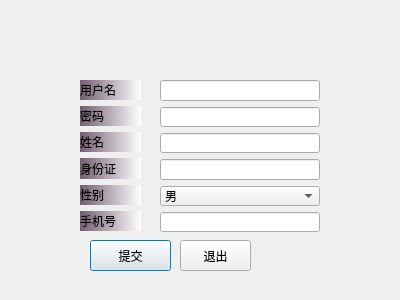
<?xml version="1.0" encoding="UTF-8"?>
<ui version="4.0">
 <class>signup</class>
 <widget class="QDialog" name="signup">
  <property name="geometry">
   <rect>
    <x>0</x>
    <y>0</y>
    <width>400</width>
    <height>300</height>
   </rect>
  </property>
  <property name="windowTitle">
   <string>Dialog</string>
  </property>
  <widget class="QPushButton" name="pushButton">
   <property name="geometry">
    <rect>
     <x>90</x>
     <y>240</y>
     <width>81</width>
     <height>31</height>
    </rect>
   </property>
   <property name="styleSheet">
    <string notr="true">font: 12pt &quot;Arial&quot;;
</string>
   </property>
   <property name="text">
    <string>提交</string>
   </property>
  </widget>
  <widget class="QPushButton" name="pushButton_2">
   <property name="geometry">
    <rect>
     <x>180</x>
     <y>240</y>
     <width>71</width>
     <height>31</height>
    </rect>
   </property>
   <property name="styleSheet">
    <string notr="true">
font: 12pt &quot;Arial&quot;;</string>
   </property>
   <property name="text">
    <string>退出</string>
   </property>
  </widget>
  <widget class="QWidget" name="verticalLayoutWidget">
   <property name="geometry">
    <rect>
     <x>160</x>
     <y>80</y>
     <width>160</width>
     <height>152</height>
    </rect>
   </property>
   <layout class="QVBoxLayout" name="verticalLayout">
    <item>
     <widget class="QLineEdit" name="lineEdit_id"/>
    </item>
    <item>
     <widget class="QLineEdit" name="lineEdit_password"/>
    </item>
    <item>
     <widget class="QLineEdit" name="lineEdit_username"/>
    </item>
    <item>
     <widget class="QLineEdit" name="lineEdit_useridnum"/>
    </item>
    <item>
     <widget class="QComboBox" name="comboBox_usersex">
      <item>
       <property name="text">
        <string>男</string>
       </property>
      </item>
      <item>
       <property name="text">
        <string>女</string>
       </property>
      </item>
     </widget>
    </item>
    <item>
     <widget class="QLineEdit" name="lineEdit_usertel"/>
    </item>
   </layout>
  </widget>
  <widget class="QWidget" name="verticalLayoutWidget_2">
   <property name="geometry">
    <rect>
     <x>80</x>
     <y>80</y>
     <width>61</width>
     <height>151</height>
    </rect>
   </property>
   <layout class="QVBoxLayout" name="verticalLayout_2">
    <item>
     <widget class="QLabel" name="label">
      <property name="styleSheet">
       <string notr="true">background-color: qlineargradient(spread:pad, x1:0, y1:0, x2:1, y2:0, stop:0 rgba(114, 94, 112, 255), stop:1 rgba(255, 255, 255, 255));
font: 12pt &quot;Arial&quot;;
 </string>
      </property>
      <property name="text">
       <string>用户名</string>
      </property>
     </widget>
    </item>
    <item>
     <widget class="QLabel" name="label_4">
      <property name="styleSheet">
       <string notr="true">background-color: qlineargradient(spread:pad, x1:0, y1:0, x2:1, y2:0, stop:0 rgba(114, 94, 112, 255), stop:1 rgba(255, 255, 255, 255));
font: 12pt &quot;Arial&quot;;
 </string>
      </property>
      <property name="text">
       <string>密码</string>
      </property>
     </widget>
    </item>
    <item>
     <widget class="QLabel" name="label_5">
      <property name="styleSheet">
       <string notr="true">
font: 12pt &quot;Arial&quot;;
background-color: rgb(170, 170, 255);background-color: qlineargradient(spread:pad, x1:0, y1:0, x2:1, y2:0, stop:0 rgba(114, 94, 112, 255), stop:1 rgba(255, 255, 255, 255));
font: 12pt &quot;Arial&quot;;
 </string>
      </property>
      <property name="text">
       <string>姓名</string>
      </property>
     </widget>
    </item>
    <item>
     <widget class="QLabel" name="label_6">
      <property name="styleSheet">
       <string notr="true">background-color: qlineargradient(spread:pad, x1:0, y1:0, x2:1, y2:0, stop:0 rgba(114, 94, 112, 255), stop:1 rgba(255, 255, 255, 255));
font: 12pt &quot;Arial&quot;;
 </string>
      </property>
      <property name="text">
       <string>身份证</string>
      </property>
     </widget>
    </item>
    <item>
     <widget class="QLabel" name="label_3">
      <property name="styleSheet">
       <string notr="true">background-color: qlineargradient(spread:pad, x1:0, y1:0, x2:1, y2:0, stop:0 rgba(114, 94, 112, 255), stop:1 rgba(255, 255, 255, 255));
font: 12pt &quot;Arial&quot;;
 </string>
      </property>
      <property name="text">
       <string>性别</string>
      </property>
     </widget>
    </item>
    <item>
     <widget class="QLabel" name="label_2">
      <property name="styleSheet">
       <string notr="true">background-color: qlineargradient(spread:pad, x1:0, y1:0, x2:1, y2:0, stop:0 rgba(114, 94, 112, 255), stop:1 rgba(255, 255, 255, 255));
font: 12pt &quot;Arial&quot;;
 </string>
      </property>
      <property name="text">
       <string>手机号</string>
      </property>
     </widget>
    </item>
   </layout>
  </widget>
  <widget class="QLabel" name="label_7">
   <property name="geometry">
    <rect>
     <x>0</x>
     <y>0</y>
     <width>411</width>
     <height>301</height>
    </rect>
   </property>
   <property name="styleSheet">
    <string notr="true">border-image: url(:/images/16.jpg);</string>
   </property>
   <property name="text">
    <string/>
   </property>
  </widget>
  <zorder>label_7</zorder>
  <zorder>pushButton</zorder>
  <zorder>pushButton_2</zorder>
  <zorder>verticalLayoutWidget</zorder>
  <zorder>verticalLayoutWidget_2</zorder>
 </widget>
 <resources/>
 <connections/>
</ui>
